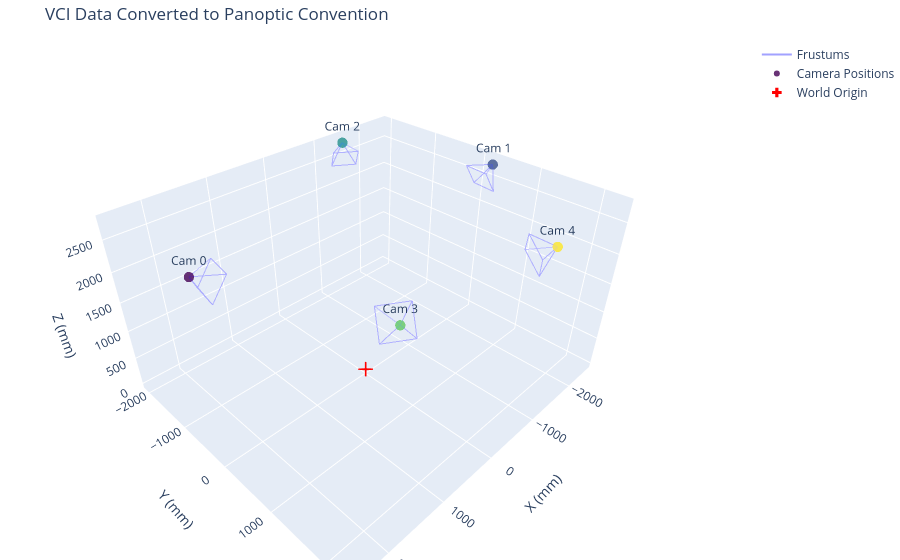

Notebook cell for this chart:
### Code cell
cameras_parameters_panoptic = read_calibration_panoptic('calibration.json')      # vertical up direction is "+z"
extrinsic_matrices_panoptic = extract_extrinsics_panoptic(cameras_parameters_panoptic)   # Shape (n, 4, 4) <class 'numpy.ndarray'>
camera_matrices_panoptic = extract_camera_matrices_panoptic(cameras_parameters_panoptic) # Shape (n, 3, 3) <class 'numpy.ndarray'>
distortion_coefficients_raw_panoptic = extract_distortion_coefficients_panoptic(cameras_parameters_panoptic) # Shape (n, 5) <class 'numpy.ndarray'>

print(camera_matrices_panoptic[0])
visualize_cameras(extrinsic_matrices_panoptic, "VCI Data Converted to Panoptic Convention")
